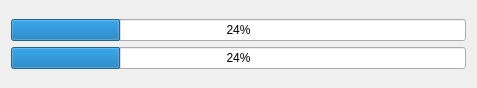
<?xml version="1.0" encoding="UTF-8"?>
<ui version="4.0">
 <class>Dialog</class>
 <widget class="QDialog" name="Dialog">
  <property name="geometry">
   <rect>
    <x>0</x>
    <y>0</y>
    <width>477</width>
    <height>88</height>
   </rect>
  </property>
  <property name="windowTitle">
   <string>Dialog</string>
  </property>
  <layout class="QGridLayout" name="gridLayout_2">
   <item row="0" column="0">
    <layout class="QGridLayout" name="gridLayout">
     <item row="0" column="0">
      <widget class="QProgressBar" name="progressBar1">
       <property name="value">
        <number>24</number>
       </property>
      </widget>
     </item>
     <item row="1" column="0">
      <widget class="QProgressBar" name="progressBar2">
       <property name="value">
        <number>24</number>
       </property>
      </widget>
     </item>
    </layout>
   </item>
  </layout>
 </widget>
 <resources/>
 <connections/>
</ui>
